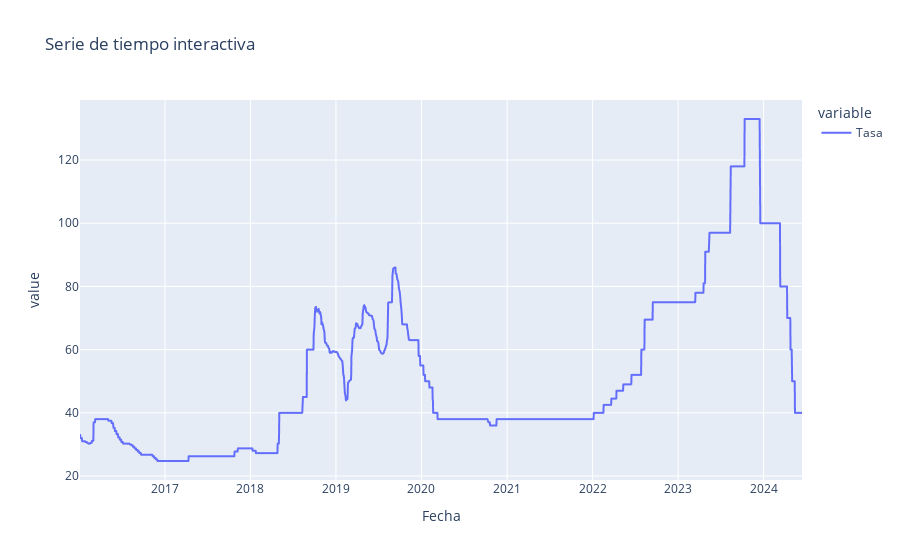

This figure's notebook cell:
### Markdown cell above
Gráfico de línea

### Code cell
# Crear un gráfico de serie de tiempo
fig = px.line(df, title='Serie de tiempo interactiva')

# Mostrar el gráfico interactivo
fig.show()

### Figure 1 — Plotly figure (JSON) as saved in the notebook; plotly's stock layout.template omitted (floating-point values rounded to 4 significant figures; data arrays with more than 128 entries replaced by an {"elided": "..."} marker saying what was removed)
{"data": [{"hovertemplate": "variable=Tasa<br>Fecha=%{x}<br>value=%{y}<extra></extra>", "legendgroup": "Tasa", "line": {"color": "#636efa", "dash": "solid"}, "marker": {"symbol": "circle"}, "mode": "lines", "name": "Tasa", "showlegend": true, "type": "scattergl", "x": {"elided": "2060 str values"}, "xaxis": "x", "y": {"elided": "2060 float values"}, "yaxis": "y"}], "layout": {"legend": {"title": {"text": "variable"}, "tracegroupgap": 0}, "title": {"text": "Serie de tiempo interactiva"}, "xaxis": {"anchor": "y", "domain": [0, 1], "title": {"text": "Fecha"}}, "yaxis": {"anchor": "x", "domain": [0, 1], "title": {"text": "value"}}}}
